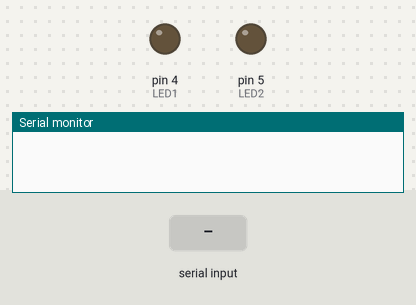
Bench run of a sketch on a simulated Arduino Uno, built with avr-gcc and run on an emulated ATmega328P. On the bench: output pins drawn as LEDs (lit = HIGH), the last lines printed to the serial monitor. Inputs (shaded band) come from the test bench.

Above: at 1.2 s.
1.3 s: "atas" received over Serial
At 1.7 s:
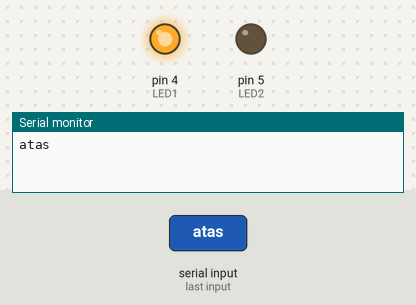
2.8 s: "bawah" received over Serial
At 3.2 s:
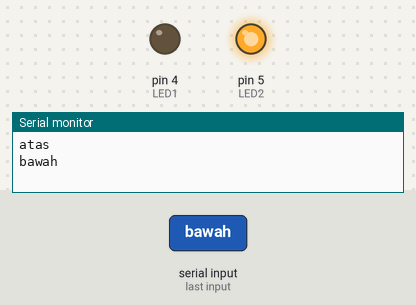
4.3 s: "menyala" received over Serial
At 5.1 s:
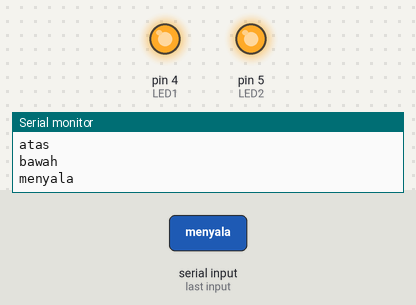
Timing chart, 0 to 7.3 s (numbered marks = the images above; inputs shaded):
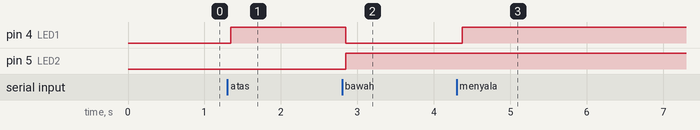

The sketch:

SmartHome.ino
```cpp
String voice;
int LED1 = 4;
int LED2 = 5;
void Upon(){
    digitalWrite (LED1, HIGH);
    digitalWrite (LED2, LOW);
    delay(500);
}
void Downon(){
    digitalWrite (LED1, LOW);
    digitalWrite (LED2, HIGH);
    delay(500);
}
void ALLon(){
    digitalWrite (LED1, HIGH);
    digitalWrite (LED2, HIGH);
    delay(500);
}
void ALLoff(){
    digitalWrite (LED1, LOW);
    digitalWrite (LED2, LOW);
    delay(500);
}
void setup() {
  Serial.begin(9600);
  pinMode(LED1, OUTPUT);
  pinMode(LED2, OUTPUT);
}
void loop() {
  while(Serial.available()){
    delay(10);
    char c = Serial.read();
    if(c=='#'){
      break;
    }
    voice += c;
  }

  if(voice.length() > 0){
    Serial.println(voice);
    if(voice == "atas" || voice == "atap"){
      Upon();
    }
    else if(voice == "bawah"){
      Downon();
    }
    else if(voice == "menyala"){
      ALLon();
    }
    else if(voice == "stop"){
      ALLoff();
    }
    voice = "";
  }


}
```

Measured:
- after the input at 1.3 s, pin 4 (LED1): LOW → HIGH at once
- after the input at 2.8 s, pin 4 (LED1): HIGH → LOW after 0.05 s; pin 5 (LED2): LOW → HIGH after 0.05 s
- after the input at 4.3 s, pin 4 (LED1): LOW → HIGH after 0.07 s
